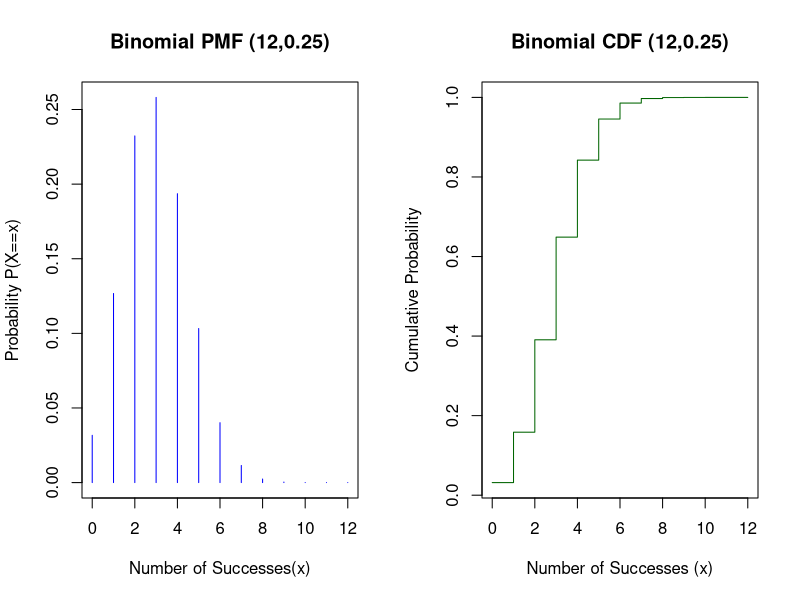

The R script that drew this image:
# Parameters for the binomial distribution
n <- 12
p <- 0.25
x <- 0:n

pmf <- dbinom(x, size = n, prob = p)
cdf <- pbinom(x, size = n, prob = p)

par(mfrow=c(1,2))

plot(x,pmf,type="h",col="blue",main="Binomial PMF (12,0.25)",
xlab="Number of Successes(x)", ylab="Probability P(X==x)")

plot(x,cdf,type="s",col="darkgreen",main="Binomial CDF (12,0.25)",
xlab="Number of Successes (x)" ,ylab="Cumulative Probability")

p_eq_4 <- dbinom(4,size=n,prob=p)
p_le_4 <- pbinom(4,size=n,prob = p)
p_ge_5 <- 1-pbinom(4,size=n,prob=p)

cat("P(x=4):",p_eq_4,"\n")
cat("p(x<=4):",p_le_4,"\n")
cat("p(x>=5):",p_ge_5, "\n")
